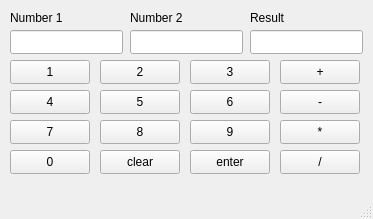
<?xml version="1.0" encoding="UTF-8"?>
<ui version="4.0">
 <class>MainWindow</class>
 <widget class="QMainWindow" name="MainWindow">
  <property name="geometry">
   <rect>
    <x>0</x>
    <y>0</y>
    <width>373</width>
    <height>219</height>
   </rect>
  </property>
  <property name="windowTitle">
   <string>MainWindow</string>
  </property>
  <widget class="QWidget" name="centralwidget">
   <widget class="QPushButton" name="N4">
    <property name="geometry">
     <rect>
      <x>10</x>
      <y>90</y>
      <width>80</width>
      <height>24</height>
     </rect>
    </property>
    <property name="text">
     <string>4</string>
    </property>
   </widget>
   <widget class="QPushButton" name="N7">
    <property name="geometry">
     <rect>
      <x>10</x>
      <y>120</y>
      <width>80</width>
      <height>24</height>
     </rect>
    </property>
    <property name="text">
     <string>7</string>
    </property>
   </widget>
   <widget class="QPushButton" name="N1">
    <property name="geometry">
     <rect>
      <x>10</x>
      <y>60</y>
      <width>80</width>
      <height>24</height>
     </rect>
    </property>
    <property name="text">
     <string>1</string>
    </property>
   </widget>
   <widget class="QPushButton" name="N0">
    <property name="geometry">
     <rect>
      <x>10</x>
      <y>150</y>
      <width>80</width>
      <height>24</height>
     </rect>
    </property>
    <property name="text">
     <string>0</string>
    </property>
   </widget>
   <widget class="QPushButton" name="N2">
    <property name="geometry">
     <rect>
      <x>100</x>
      <y>60</y>
      <width>80</width>
      <height>24</height>
     </rect>
    </property>
    <property name="text">
     <string>2</string>
    </property>
   </widget>
   <widget class="QPushButton" name="N5">
    <property name="geometry">
     <rect>
      <x>100</x>
      <y>90</y>
      <width>80</width>
      <height>24</height>
     </rect>
    </property>
    <property name="text">
     <string>5</string>
    </property>
   </widget>
   <widget class="QPushButton" name="N8">
    <property name="geometry">
     <rect>
      <x>100</x>
      <y>120</y>
      <width>80</width>
      <height>24</height>
     </rect>
    </property>
    <property name="text">
     <string>8</string>
    </property>
   </widget>
   <widget class="QPushButton" name="clear">
    <property name="geometry">
     <rect>
      <x>100</x>
      <y>150</y>
      <width>80</width>
      <height>24</height>
     </rect>
    </property>
    <property name="text">
     <string>clear</string>
    </property>
   </widget>
   <widget class="QPushButton" name="N3">
    <property name="geometry">
     <rect>
      <x>190</x>
      <y>60</y>
      <width>80</width>
      <height>24</height>
     </rect>
    </property>
    <property name="text">
     <string>3</string>
    </property>
   </widget>
   <widget class="QPushButton" name="N6">
    <property name="geometry">
     <rect>
      <x>190</x>
      <y>90</y>
      <width>80</width>
      <height>24</height>
     </rect>
    </property>
    <property name="text">
     <string>6</string>
    </property>
   </widget>
   <widget class="QPushButton" name="N9">
    <property name="geometry">
     <rect>
      <x>190</x>
      <y>120</y>
      <width>80</width>
      <height>24</height>
     </rect>
    </property>
    <property name="text">
     <string>9</string>
    </property>
   </widget>
   <widget class="QPushButton" name="enter">
    <property name="geometry">
     <rect>
      <x>190</x>
      <y>150</y>
      <width>80</width>
      <height>24</height>
     </rect>
    </property>
    <property name="text">
     <string>enter</string>
    </property>
   </widget>
   <widget class="QPushButton" name="add">
    <property name="geometry">
     <rect>
      <x>280</x>
      <y>60</y>
      <width>80</width>
      <height>24</height>
     </rect>
    </property>
    <property name="text">
     <string>+</string>
    </property>
   </widget>
   <widget class="QPushButton" name="sub">
    <property name="geometry">
     <rect>
      <x>280</x>
      <y>90</y>
      <width>80</width>
      <height>24</height>
     </rect>
    </property>
    <property name="text">
     <string>-</string>
    </property>
   </widget>
   <widget class="QPushButton" name="mul">
    <property name="geometry">
     <rect>
      <x>280</x>
      <y>120</y>
      <width>80</width>
      <height>24</height>
     </rect>
    </property>
    <property name="text">
     <string>*</string>
    </property>
   </widget>
   <widget class="QPushButton" name="div">
    <property name="geometry">
     <rect>
      <x>280</x>
      <y>150</y>
      <width>80</width>
      <height>24</height>
     </rect>
    </property>
    <property name="text">
     <string>/</string>
    </property>
   </widget>
   <widget class="QLabel" name="Number1">
    <property name="geometry">
     <rect>
      <x>10</x>
      <y>10</y>
      <width>71</width>
      <height>16</height>
     </rect>
    </property>
    <property name="text">
     <string>Number 1</string>
    </property>
   </widget>
   <widget class="QLabel" name="Number2">
    <property name="geometry">
     <rect>
      <x>130</x>
      <y>10</y>
      <width>61</width>
      <height>16</height>
     </rect>
    </property>
    <property name="text">
     <string>Number 2</string>
    </property>
   </widget>
   <widget class="QLabel" name="Result">
    <property name="geometry">
     <rect>
      <x>250</x>
      <y>10</y>
      <width>49</width>
      <height>16</height>
     </rect>
    </property>
    <property name="text">
     <string>Result</string>
    </property>
   </widget>
   <widget class="QLineEdit" name="result">
    <property name="geometry">
     <rect>
      <x>250</x>
      <y>30</y>
      <width>113</width>
      <height>24</height>
     </rect>
    </property>
   </widget>
   <widget class="QLineEdit" name="num2">
    <property name="geometry">
     <rect>
      <x>130</x>
      <y>30</y>
      <width>113</width>
      <height>24</height>
     </rect>
    </property>
   </widget>
   <widget class="QLineEdit" name="num1">
    <property name="geometry">
     <rect>
      <x>10</x>
      <y>30</y>
      <width>113</width>
      <height>24</height>
     </rect>
    </property>
   </widget>
  </widget>
  <widget class="QMenuBar" name="menubar">
   <property name="geometry">
    <rect>
     <x>0</x>
     <y>0</y>
     <width>373</width>
     <height>21</height>
    </rect>
   </property>
  </widget>
  <widget class="QStatusBar" name="statusbar"/>
 </widget>
 <resources/>
 <connections/>
</ui>
